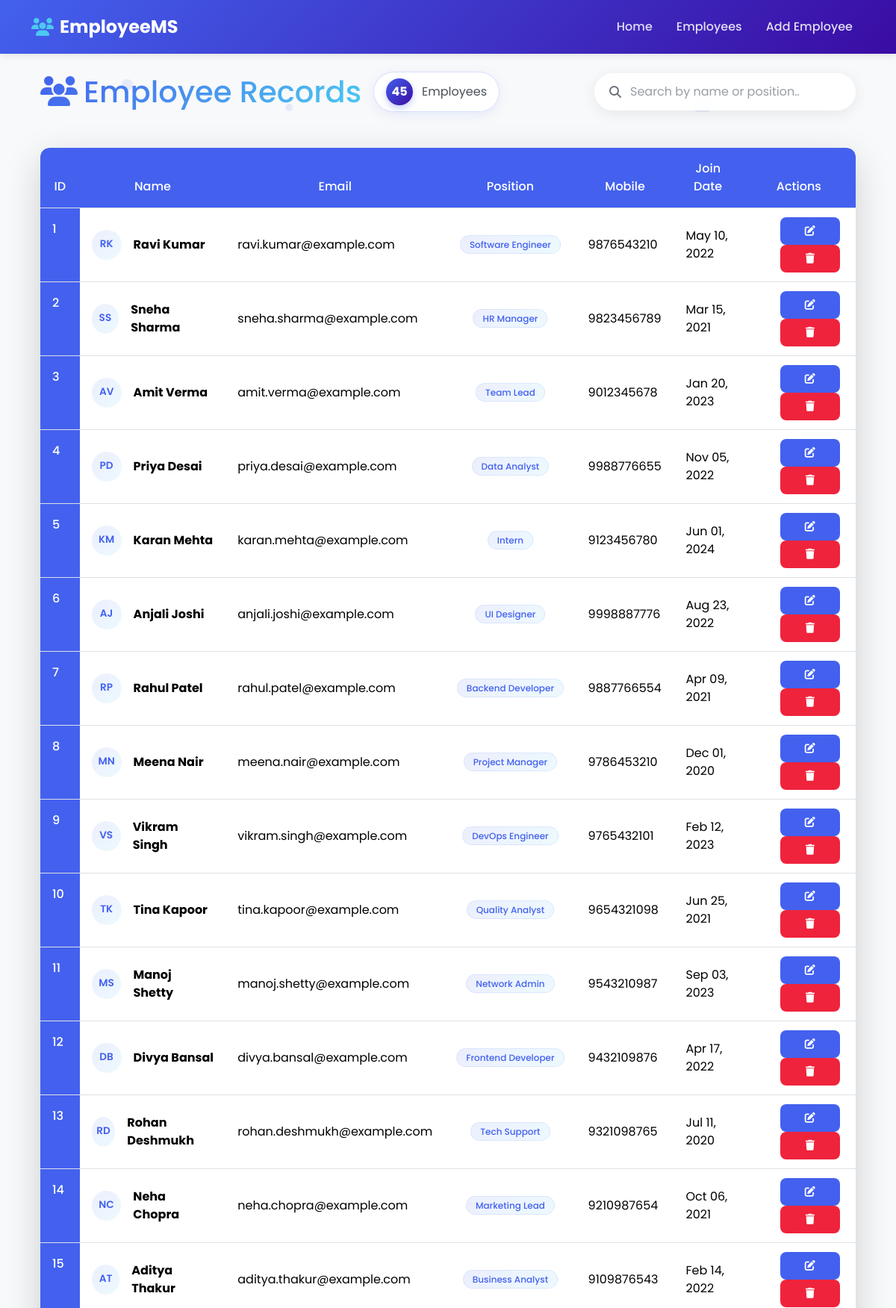
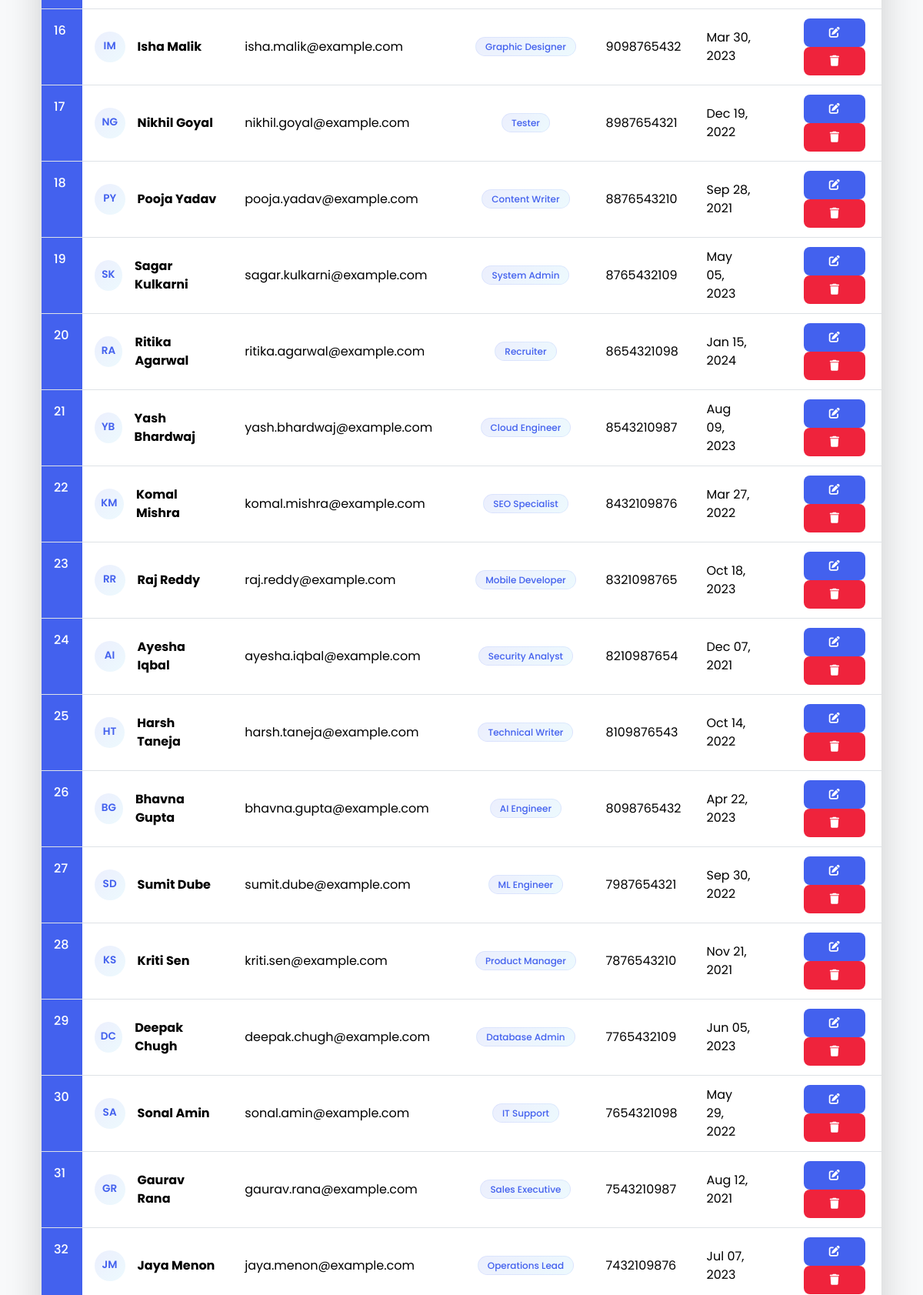
/employees/ (upper part), run on the app's committed database (2 pictures, top to bottom).
### App/models.py (models this page shows, shortened)
class Employee(models.Model):
    first_name = models.CharField(max_length=50)
    last_name = models.CharField(max_length=50)
    email = models.EmailField(unique=True)
    position = models.CharField(max_length=100)
    mobile_number = models.CharField(max_length=15)
    join_date = models.DateField()
    password = models.CharField(max_length=128, null=True)

### App/views.py (the view)
# urls.py: path('employees/', views.Employee_Details, name='details'),
def Employee_Details(request):
    data = Employee.objects.all()
    context = {'Data': data}
    return render(request, 'details.html', context)

### App/templates/details.html (shortened to what this page needs)
{% extends 'base.html' %}
{% block content %}
<div class="container animate__animated animate__fadeIn">
  <div class="position-relative">
    <div class="d-flex justify-content-between align-items-center mb-5 flex-wrap gap-3">
      <div class="d-flex align-items-center gap-3">
        <h1 class="text-gradient mb-0">
          <i class="fas fa-users me-2"></i>Employee Records
        </h1>
        <div class="employee-count-badge animate__animated animate__pulse animate__infinite animate__slower">
          <div class="count-circle">
            <span class="count-number">{{ Data|length }}</span>
          </div>
          <span class="count-text">Employee{{ Data|length|pluralize }}</span>
        </div>
      </div>
      <div class="search-container">
        <div class="search-wrapper animate__animated animate__fadeInRight">
          <input type="text" id="employeeSearch" class="form-control search-input"
                placeholder="">
          <i class="fas fa-search search-icon"></i>
          <div class="search-placeholder"></div>
        </div>
      </div>
    </div>
    <div class="floating-particles">
      <div class="particle"></div>
      <div class="particle"></div>
    </div>
  </div>
  <div class="card shadow-lg animate__animated animate__fadeInUp animate__faster glow-hover">
    <div class="card-body p-0">
      <div class="table-responsive">
        <table class="table table-hover mb-0" id="employeeTable">
          <thead>
            <tr>
              <th scope="col" class="text-center">ID</th>
              <th scope="col" class="text-center">Name</th>
              <th scope="col" class="text-center">Email</th>
              <th scope="col" class="text-center">Position</th>
              <th scope="col" class="text-center">Mobile</th>
              <th scope="col" class="text-center">Join Date</th>
              <th scope="col" class="text-center">Actions</th>
            </tr>
          </thead>
          <tbody>
            {% for i in Data %}
            <tr class="animate__animated animate__fadeIn employee-row"
                data-name="{{ i.first_name|lower }} {{ i.last_name|lower }}"
                data-position="{{ i.position|lower }}"
                style="animation-delay: {{ forloop.counter0|divisibleby:2|yesno:'0.1s,0.2s' }};">
              <th scope="row">{{i.id}}</th>
              <td>
                <div class="d-flex align-items-center">
                  <div class="avatar me-3">
                    <div class="avatar-inner">
                      <span class="avatar-text">{{ i.first_name|first|upper }}{{ i.last_name|first|upper }}</span>
                    </div>
                  </div>
                  <div>
                    <strong>{{ i.first_name }} {{ i.last_name }}</strong>
                  </div>
                </div>
              </td>
              <td>{{ i.email }}</td>
              <td class="text-center">
                <span class="badge position-badge">
                  {{ i.position }}
                </span>
              </td>
              <td>{{ i.mobile_number }}</td>
              <td>{{ i.join_date|date:"M d, Y" }}</td>
              <td class="text-end">
                <a href="{% url 'update' i.id %}" class="btn btn-sm btn-primary action-btn floating-action" data-bs-toggle="tooltip" title="Edit">
                  <i class="fa-solid fa-pen-to-square"></i>
                </a>
                <button type="button" class="btn btn-sm btn-danger action-btn floating-action delete-btn" data-bs-toggle="tooltip" title="Delete" data-form-id="deleteForm{{ i.id }}">
                  <i class="fa-solid fa-trash"></i>
                </button>
              </td>
            </tr>
            {% endfor %}
          </tbody>
        </table>
      </div>
    </div>
  </div>
</div>
{% endblock %}

### App/templates/base.html (shortened to what this page needs)
<!doctype html>
<html lang="en">
  <head>
    <link href="https://cdn.jsdelivr.net/npm/bootstrap@5.3.3/dist/css/bootstrap.min.css" rel="stylesheet">
    <link rel="stylesheet" href="https://cdnjs.cloudflare.com/ajax/libs/animate.css/4.1.1/animate.min.css"/>
    <link rel="stylesheet" href="https://cdnjs.cloudflare.com/ajax/libs/loading.css/2.0.0/loading.min.css">
  </head>
  <body>
    <nav class="navbar navbar-expand-lg navbar-dark">
      <div class="container">
        <a class="navbar-brand" href="{% url 'homepage' %}">
          <i class="fas fa-users"></i>EmployeeMS
        </a>
        <div class="collapse navbar-collapse" id="navbarNav">
          <ul class="navbar-nav ms-auto">
            <li class="nav-item">
              <a class="nav-link {% if request.path == '/' %}active{% endif %}" href="{% url 'homepage' %}">Home</a>
            </li>
            <li class="nav-item">
              <a class="nav-link {% if request.path == '/details/' %}active{% endif %}" href="{% url 'details' %}">Employees</a>
            </li>
            <li class="nav-item">
              <a class="nav-link {% if request.path == '/register/' %}active{% endif %}" href="{% url 'register' %}">Add Employee</a>
            </li>
          </ul>
        </div>
      </div>
    </nav>
    <main class="flex-grow-1">
      <div class="container my-4">
        {% block content %}
        {% endblock content %}
      </div>
    </main>
  </body>
</html>

### App/templates/base.html (style rules this page uses)
:root { --primary-color: #4361ee; --primary-light: #e6e9ff; --secondary-color: #3a0ca3; --accent-color: #4cc9f0; --success-color: #38b000; --warning-color: #ffaa00; --danger-color: #ef233c; --light-bg: #f8f9fa; --dark-color: #212529; --text-color: #495057; --border-radius: 12px; --box-shadow: 0 10px 30px rgba(0, 0, 0, 0.08); --transition: all 0.3s cubic-bezier(0.25, 0.8, 0.25, 1); }
body { background-color: var(--light-bg); font-family: 'Poppins', sans-serif; color: var(--text-color); min-height: 100vh; display: flex; flex-direction: column; }
.navbar { box-shadow: 0 2px 10px rgba(0, 0, 0, 0.1); padding: 0.8rem 0; background: linear-gradient(135deg, var(--primary-color), var(--secondary-color)); }
.navbar-brand { font-weight: 700; font-size: 1.5rem; color: white !important; display: flex; align-items: center; }
.navbar-brand i { color: var(--accent-color); margin-right: 0.5rem; }
.nav-link { font-weight: 500; padding: 0.5rem 1rem !important; border-radius: var(--border-radius); transition: var(--transition); color: rgba(255, 255, 255, 0.85) !important; }
.card { transition: var(--transition); border: none; border-radius: var(--border-radius); overflow: hidden; box-shadow: var(--box-shadow); margin-bottom: 1.5rem; background-color: white; }
.btn { font-weight: 500; padding: 0.5rem 1.25rem; border-radius: 8px; transition: var(--transition); letter-spacing: 0.5px; position: relative; overflow: hidden; z-index: 1; border: none; }
.btn::after { content: ''; position: absolute; top: 50%; left: 50%; width: 5px; height: 5px; background: rgba(255, 255, 255, 0.5); opacity: 0; border-radius: 100%; transform: scale(1, 1) translate(-50%, -50%); transform-origin: 50% 50%; }
.btn-primary { background-color: var(--primary-color); color: white; }
.btn-danger { background-color: var(--danger-color); color: white; }
.table { background-color: white; border-radius: var(--border-radius); overflow: hidden; box-shadow: 0 2px 15px rgba(0, 0, 0, 0.05); }
.table th { background-color: var(--primary-color); color: white; font-weight: 500; padding: 1rem; }
.table td { padding: 0.75rem 1rem; vertical-align: middle; }
.action-btn { margin: 0 5px; min-width: 80px; }
.badge { padding: 0.35em 0.65em; font-weight: 500; border-radius: 6px; }

### data on the page
Employee: id "1", first_name|first "R", last_name|first "K", first_name "Ravi", last_name "Kumar", email "ravi.kumar@example.com", position "Software Engineer", mobile_number "9876543210", join_date "May 10, 2022"
Employee: id "2", first_name|first "S", last_name|first "S", first_name "Sneha", last_name "Sharma", email "sneha.sharma@example.com", position "HR Manager", mobile_number "9823456789", join_date "Mar 15, 2021"
Employee: id "3", first_name|first "A", last_name|first "V", first_name "Amit", last_name "Verma", email "amit.verma@example.com", position "Team Lead", mobile_number "9012345678", join_date "Jan 20, 2023"
Employee: id "4", first_name|first "P", last_name|first "D", first_name "Priya", last_name "Desai", email "priya.desai@example.com", position "Data Analyst", mobile_number "9988776655", join_date "Nov 05, 2022"
Employee: id "5", first_name|first "K", last_name|first "M", first_name "Karan", last_name "Mehta", email "karan.mehta@example.com", position "Intern", mobile_number "9123456780", join_date "Jun 01, 2024"
Employee: id "6", first_name|first "A", last_name|first "J", first_name "Anjali", last_name "Joshi", email "anjali.joshi@example.com", position "UI Designer", mobile_number "9998887776", join_date "Aug 23, 2022"
Employee: id "7", first_name|first "R", last_name|first "P", first_name "Rahul", last_name "Patel", email "rahul.patel@example.com", position "Backend Developer", mobile_number "9887766554", join_date "Apr 09, 2021"
Employee: id "8", first_name|first "M", last_name|first "N", first_name "Meena", last_name "Nair", email "meena.nair@example.com", position "Project Manager", mobile_number "9786453210", join_date "Dec 01, 2020"
Employee: id "9", first_name|first "V", last_name|first "S", first_name "Vikram", last_name "Singh", email "vikram.singh@example.com", position "DevOps Engineer", mobile_number "9765432101", join_date "Feb 12, 2023"
Employee: id "10", first_name|first "T", last_name|first "K", first_name "Tina", last_name "Kapoor", email "tina.kapoor@example.com", position "Quality Analyst", mobile_number "9654321098", join_date "Jun 25, 2021"
Employee: id "11", first_name|first "M", last_name|first "S", first_name "Manoj", last_name "Shetty", email "manoj.shetty@example.com", position "Network Admin", mobile_number "9543210987", join_date "Sep 03, 2023"
Employee: id "12", first_name|first "D", last_name|first "B", first_name "Divya", last_name "Bansal", email "divya.bansal@example.com", position "Frontend Developer", mobile_number "9432109876", join_date "Apr 17, 2022"
Employee: id "13", first_name|first "R", last_name|first "D", first_name "Rohan", last_name "Deshmukh", email "rohan.deshmukh@example.com", position "Tech Support", mobile_number "9321098765", join_date "Jul 11, 2020"
Employee: id "14", first_name|first "N", last_name|first "C", first_name "Neha", last_name "Chopra", email "neha.chopra@example.com", position "Marketing Lead", mobile_number "9210987654", join_date "Oct 06, 2021"
Employee: id "15", first_name|first "A", last_name|first "T", first_name "Aditya", last_name "Thakur", email "aditya.thakur@example.com", position "Business Analyst", mobile_number "9109876543", join_date "Feb 14, 2022"
Employee: id "16", first_name|first "I", last_name|first "M", first_name "Isha", last_name "Malik", email "isha.malik@example.com", position "Graphic Designer", mobile_number "9098765432", join_date "Mar 30, 2023"
Employee: id "17", first_name|first "N", last_name|first "G", first_name "Nikhil", last_name "Goyal", email "nikhil.goyal@example.com", position "Tester", mobile_number "8987654321", join_date "Dec 19, 2022"
Employee: id "18", first_name|first "P", last_name|first "Y", first_name "Pooja", last_name "Yadav", email "pooja.yadav@example.com", position "Content Writer", mobile_number "8876543210", join_date "Sep 28, 2021"
Employee: id "19", first_name|first "S", last_name|first "K", first_name "Sagar", last_name "Kulkarni", email "sagar.kulkarni@example.com", position "System Admin", mobile_number "8765432109", join_date "May 05, 2023"
Employee: id "20", first_name|first "R", last_name|first "A", first_name "Ritika", last_name "Agarwal", email "ritika.agarwal@example.com", position "Recruiter", mobile_number "8654321098", join_date "Jan 15, 2024"
Employee: id "21", first_name|first "Y", last_name|first "B", first_name "Yash", last_name "Bhardwaj", email "yash.bhardwaj@example.com", position "Cloud Engineer", mobile_number "8543210987", join_date "Aug 09, 2023"
Employee: id "22", first_name|first "K", last_name|first "M", first_name "Komal", last_name "Mishra", email "komal.mishra@example.com", position "SEO Specialist", mobile_number "8432109876", join_date "Mar 27, 2022"
Employee: id "23", first_name|first "R", last_name|first "R", first_name "Raj", last_name "Reddy", email "raj.reddy@example.com", position "Mobile Developer", mobile_number "8321098765", join_date "Oct 18, 2023"
Employee: id "24", first_name|first "A", last_name|first "I", first_name "Ayesha", last_name "Iqbal", email "ayesha.iqbal@example.com", position "Security Analyst", mobile_number "8210987654", join_date "Dec 07, 2021"
Employee: id "25", first_name|first "H", last_name|first "T", first_name "Harsh", last_name "Taneja", email "harsh.taneja@example.com", position "Technical Writer", mobile_number "8109876543", join_date "Oct 14, 2022"
Employee: id "26", first_name|first "B", last_name|first "G", first_name "Bhavna", last_name "Gupta", email "bhavna.gupta@example.com", position "AI Engineer", mobile_number "8098765432", join_date "Apr 22, 2023"
Employee: id "27", first_name|first "S", last_name|first "D", first_name "Sumit", last_name "Dube", email "sumit.dube@example.com", position "ML Engineer", mobile_number "7987654321", join_date "Sep 30, 2022"
Employee: id "28", first_name|first "K", last_name|first "S", first_name "Kriti", last_name "Sen", email "kriti.sen@example.com", position "Product Manager", mobile_number "7876543210", join_date "Nov 21, 2021"
Employee: id "29", first_name|first "D", last_name|first "C", first_name "Deepak", last_name "Chugh", email "deepak.chugh@example.com", position "Database Admin", mobile_number "7765432109", join_date "Jun 05, 2023"
Employee: id "30", first_name|first "S", last_name|first "A", first_name "Sonal", last_name "Amin", email "sonal.amin@example.com", position "IT Support", mobile_number "7654321098", join_date "May 29, 2022"
Employee: id "31", first_name|first "G", last_name|first "R", first_name "Gaurav", last_name "Rana", email "gaurav.rana@example.com", position "Sales Executive", mobile_number "7543210987", join_date "Aug 12, 2021"
Employee: id "32", first_name|first "J", last_name|first "M", first_name "Jaya", last_name "Menon", email "jaya.menon@example.com", position "Operations Lead", mobile_number "7432109876", join_date "Jul 07, 2023"

### other printed values
{{ Data|length }} "45"
